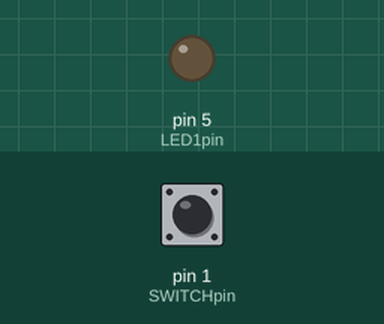
Recording of a sketch running on a simulated Arduino Uno, built with avr-gcc and run on an emulated ATmega328P. Parts: output pins drawn as LEDs (lit = HIGH). Dashed ring = blinking. Inputs (shaded band) come from the test bench; at power-on: pin 1 (SWITCHpin) HIGH.

Above: at 1.2 s.
1.3 s: pin 1 (SWITCHpin) pulled LOW for 3.2 s
At 1.8 s:
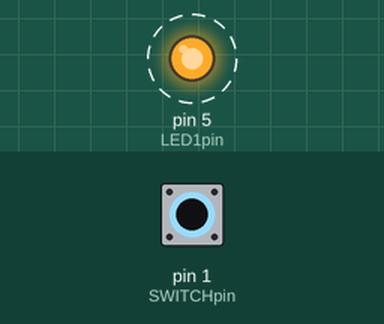
Timing chart, 0 to 5.9 s (numbered marks = the images above; inputs shaded):
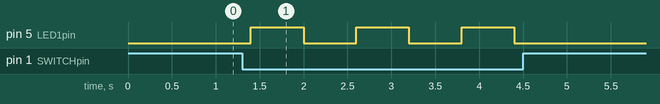

The sketch:

codeArduino.ino
```cpp
  int LED1pin=5;
  int SWITCHpin=1;
  bool running=false;


void setup() {

pinMode(LED1pin,OUTPUT);
pinMode(SWITCHpin,INPUT_PULLUP);

}

void loop(){

  if(digitalRead(SWITCHpin)==LOW)
  {
    delay(100); // anti ruban pour le switch
    running = !running; // inverse de la valeur de la variable
    digitalWrite(LED1pin,running);
    delay(500);
  }
  else
  {
    digitalWrite(LED1pin,LOW);
  }


}
```

Measured:
- after the input at 1.3 s, pin 5 (LED1pin): alternates HIGH for 0.60 s and LOW for 0.60 s, 6 changes in all, then stays LOW, starting after 0.10 s
